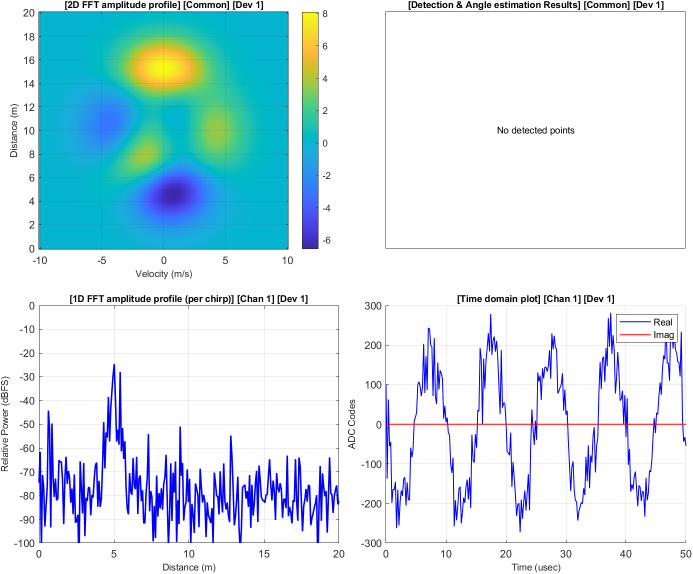
#> input picture matlab/viewer/mockup.png, 1385 x 1147 px, given in place of mmws_reference_1151x582.png, which was not available (shown at 1/2 size)
$ python compute_ssim.py
#> lines starting #> are read from the running program, lines starting #| are printed output that depends on the picture; after the words box and inside, x2 and y2 are one past the last pixel; in counts of white or black regions, pixels touching at a corner belong together; pictures that were not available may be replaced by others from this repository, and a replacement may not be noted
import cv2
import numpy as np
from skimage.metrics import structural_similarity as ssim
import os

ref_path = r'C:\Users\khams008\.gemini\antigravity-ide\brain\c904b166-8a91-4f95-8f9c-75156c56e83b\mmws_reference_1151x582.png'
gen_path = r'C:\Users\khams008\Documents\awr2944-fmcw-radar\matlab\viewer\mockup_getframe.png'
out_dir = r'C:\Users\khams008\.gemini\antigravity-ide\brain\c904b166-8a91-4f95-8f9c-75156c56e83b'

ref_img = cv2.imread(ref_path)
#> ref_img is the input picture: shape (1147, 1385, 3); mean B, G, R 239.7, 229.7, 208.3
gen_img = cv2.imread(gen_path)
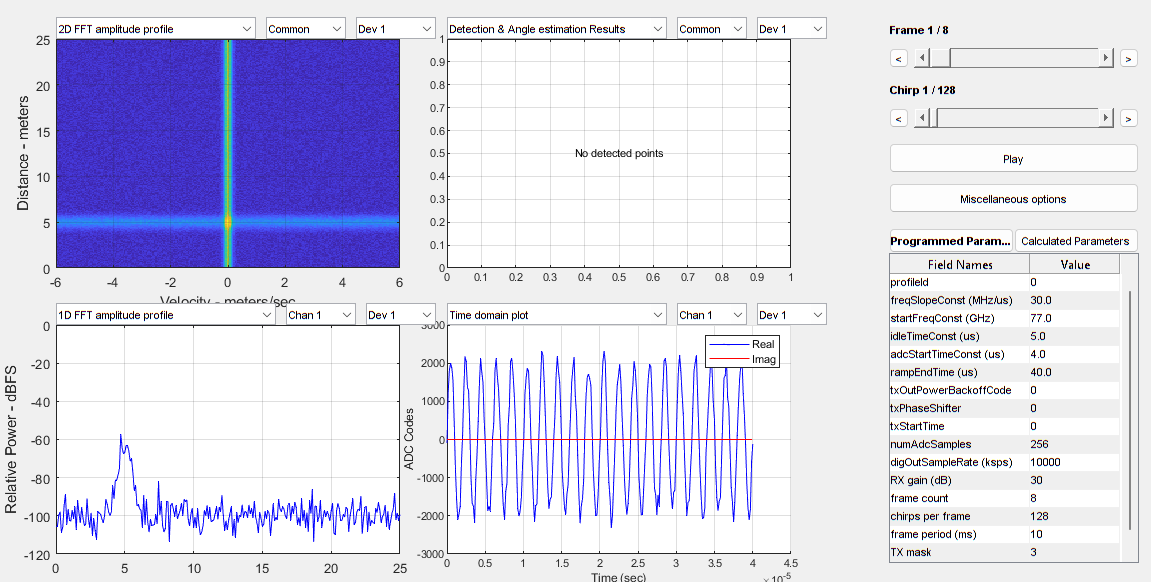
#> input picture matlab/viewer/mockup_getframe.png, 1151 x 582 px, found by its file name
#> gen_img is the input picture: shape (582, 1151, 3); mean B, G, R 235.4, 215.3, 216.6

# The user expects 1151x582
target_shape = (1151, 582) # width, height for cv2.resize
if ref_img.shape[1] != 1151 or ref_img.shape[0] != 582:
    ref_img = cv2.resize(ref_img, target_shape)
#> ref_img: shape (582, 1151, 3)

if gen_img.shape[1] != 1151 or gen_img.shape[0] != 582:
    gen_img = cv2.resize(gen_img, target_shape)

ref_gray = cv2.cvtColor(ref_img, cv2.COLOR_BGR2GRAY)
gen_gray = cv2.cvtColor(gen_img, cv2.COLOR_BGR2GRAY)

# Calculate full SSIM
score_full, diff = ssim(ref_gray, gen_gray, full=True)
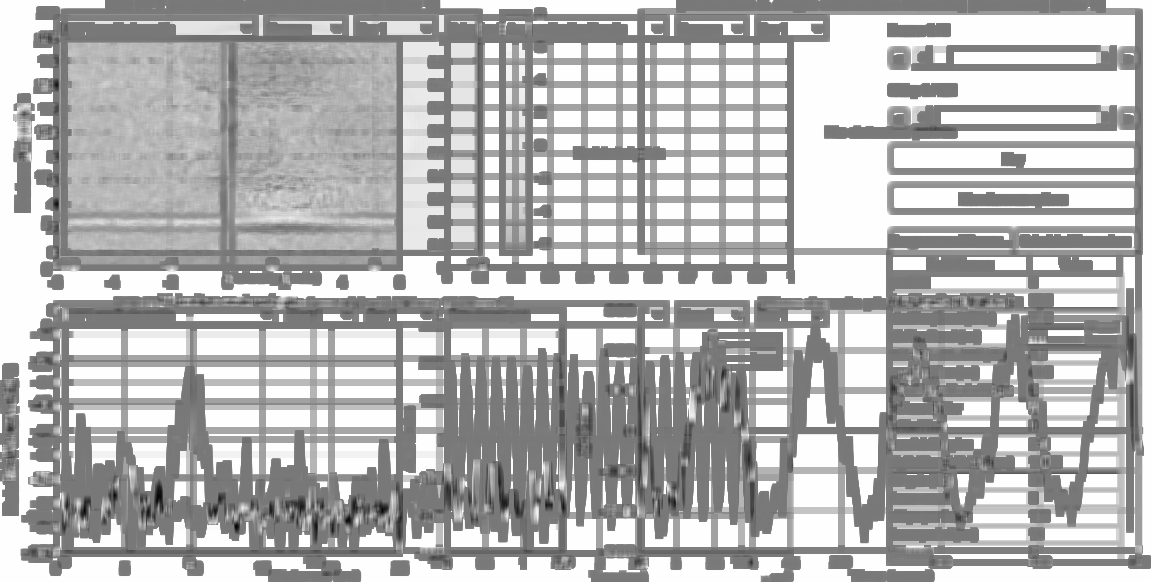
#> diff: shape (582, 1151) float64; min -0.887, max 1, mean 0.449; drawn with min black and max white
#> score_full = 0.446
print(f"Full-Window SSIM Score: {score_full:.4f}")
#| Full-Window SSIM Score: 0.4456

# Mask out plot interiors to compute "shell-only" SSIM
mask = np.ones_like(ref_gray)
boxes = [
    (57, 38, 344, 229), # topLeft
    (448, 38, 344, 229), # topRight
    (57, 324, 344, 229), # bottomLeft
    (448, 324, 344, 229) # bottomMiddle
]
for (x, y, w, h) in boxes:
    mask[y:y+h, x:x+w] = 0

score_shell, _ = ssim(ref_gray * mask, gen_gray * mask, full=True)
#> score_shell = 0.745
print(f"Shell-Only SSIM Score: {score_shell:.4f}")
#| Shell-Only SSIM Score: 0.7447

# Heatmap
abs_diff = cv2.absdiff(ref_img, gen_img)
_, thresh = cv2.threshold(cv2.cvtColor(abs_diff, cv2.COLOR_BGR2GRAY), 30, 255, cv2.THRESH_BINARY)
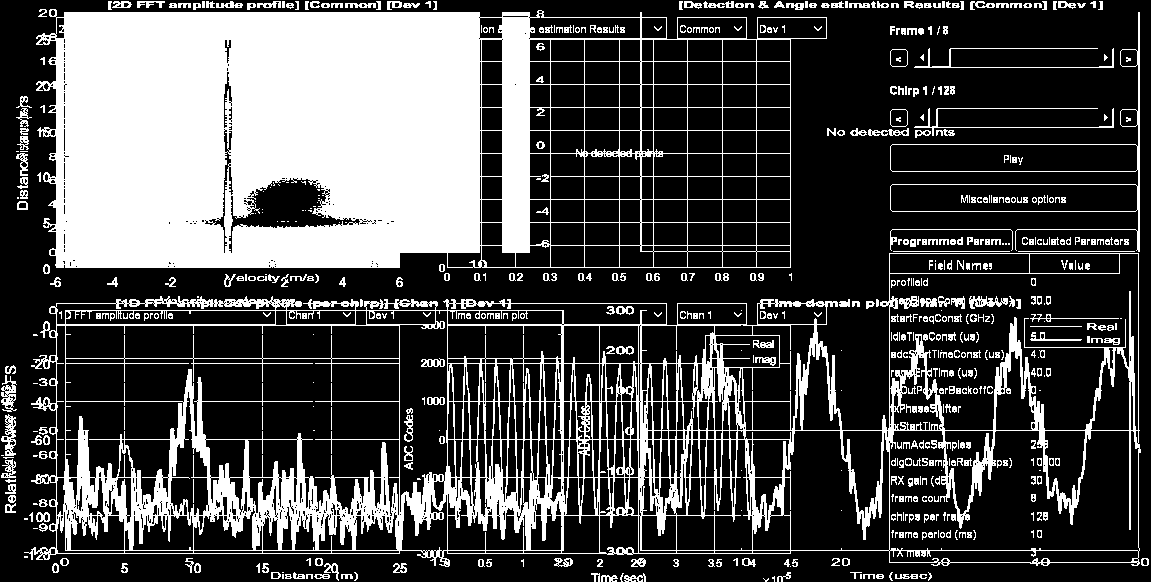
#> thresh: shape (582, 1151); 29.6% white; 645 white regions (229 under 20 px), largest, box (x1, y1, x2, y2) and area: (36, 9, 827, 268) 117067, (24, 253, 1141, 567) 59114, (890, 12, 1140, 252) 1841
diff_heatmap = cv2.applyColorMap(cv2.cvtColor(thresh, cv2.COLOR_GRAY2BGR), cv2.COLORMAP_JET)
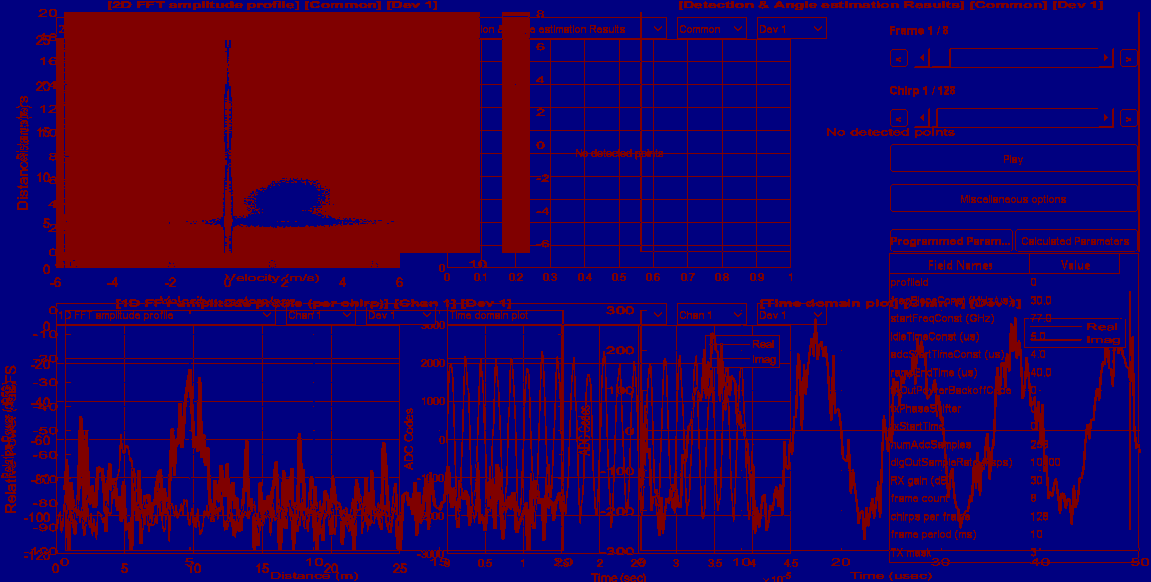
#> diff_heatmap: shape (582, 1151, 3); mean B, G, R 90.1, 0, 37.9

side_by_side = np.hstack((ref_img, gen_img))
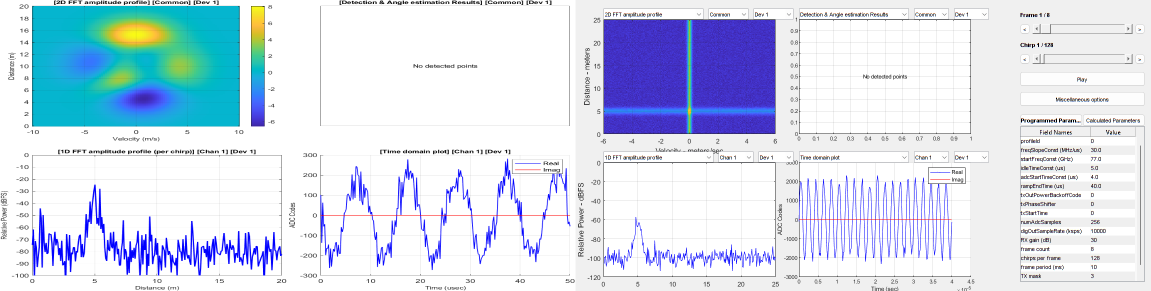
#> side_by_side: shape (582, 2302, 3) (shown at 1/2 size); mean B, G, R 237.7, 222.6, 212.5
overlay = cv2.addWeighted(ref_img, 0.5, gen_img, 0.5, 0)

# Geometry/Edge overlay
edges_ref = cv2.Canny(ref_gray, 50, 150)
#> edges_ref: shape (582, 1151); 7% white in thin lines or dots
edges_gen = cv2.Canny(gen_gray, 50, 150)
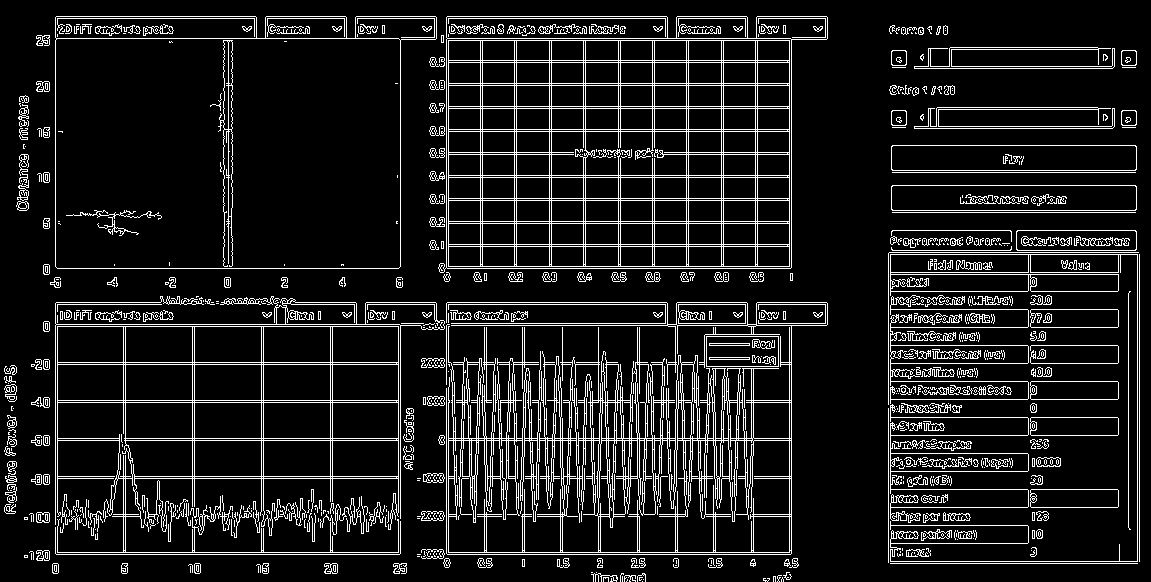
#> edges_gen: shape (582, 1151); 10.8% white in thin lines or dots

# Red for ref edges, Green for gen edges
edge_overlay = np.zeros_like(ref_img)
edge_overlay[edges_ref > 0] = [0, 0, 255] # BGR
edge_overlay[edges_gen > 0] = np.maximum(edge_overlay[edges_gen > 0], [0, 255, 0])
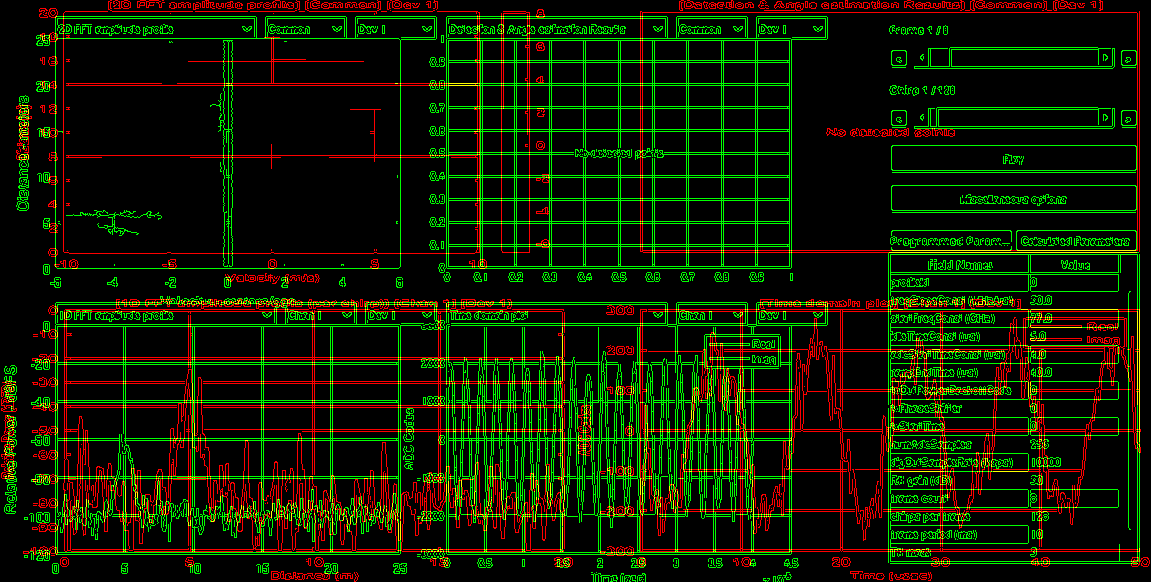
#> edge_overlay: shape (582, 1151, 3); mean of channels 0, 1, 2 0, 27.7, 17.9; drawn as B, G, R

cv2.imwrite(os.path.join(out_dir, 'pixel_diff.png'), diff_heatmap)
cv2.imwrite(os.path.join(out_dir, 'side_by_side.png'), side_by_side)
cv2.imwrite(os.path.join(out_dir, 'overlay.png'), overlay)
cv2.imwrite(os.path.join(out_dir, 'edge_overlay.png'), edge_overlay)
